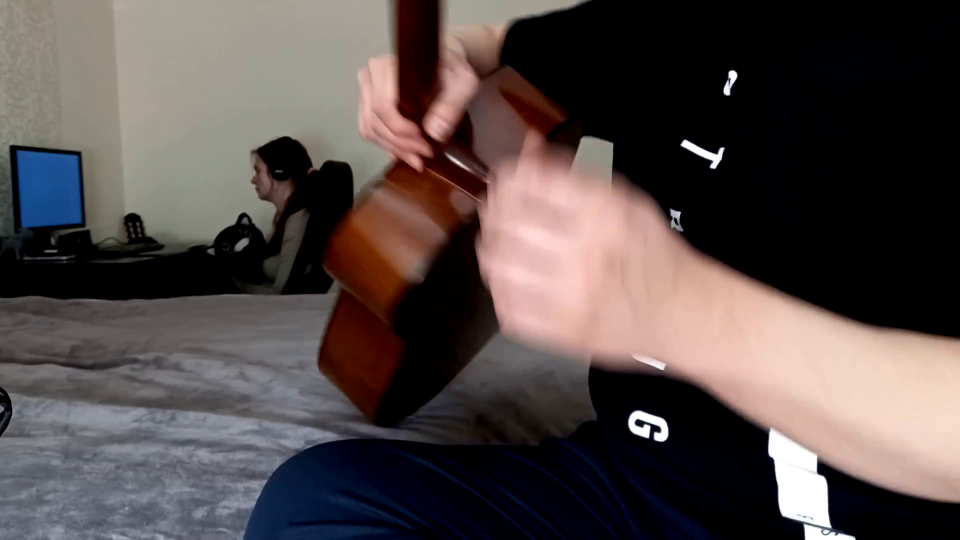
#> input picture frame 13 of video.mp4, 1920 x 1080 px (shown at 1/2 size)
$ python video_compression.py
#> lines starting #> are read from the running program, lines starting #| are printed output that depends on the picture
#> in main, frame is the input picture: shape (1080, 1920, 3); mean B, G, R 73, 74.3, 84.4
### utils.py
import numpy as np
import cv2

def rgb2ycbcr(im_rgb):
    im_rgb = im_rgb.astype(np.float32)
    im_ycrcb = cv2.cvtColor(im_rgb, cv2.COLOR_RGB2YCR_CB)
#> im_ycrcb: shape (1080, 1920, 3) float32; mean of channels 0, 1, 2 74.8, -1, 5.7
    im_ycbcr = im_ycrcb[:, :, (0, 2, 1)].astype(np.float32)
#> im_ycbcr: shape (1080, 1920, 3) float32; mean of channels 0, 1, 2 75.1, 5.8, -1
    im_ycbcr[:, :, 0] = (im_ycbcr[:, :, 0]*(235-16)+16) / 255.0
#> im_ycbcr: shape (1080, 1920, 3) float32; mean of channels 0, 1, 2 64.5, 5.8, -1
    im_ycbcr[:, :, 1:] = (im_ycbcr[:, :, 1:]*(240-16)+16) / 255.0
#> im_ycbcr: shape (1080, 1920, 3) float32; mean of channels 0, 1, 2 64.5, 5.1, -0.8
    return im_ycbcr


def ycbcr2rgb(im_ycbcr):
    im_ycbcr = im_ycbcr.astype(np.float32)
    im_ycbcr[:, :, 0] = (im_ycbcr[:, :, 0]*255.0-16)/(235-16)
    im_ycbcr[:, :, 1:] = (im_ycbcr[:, :, 1:]*255.0-16)/(240-16)
    im_ycrcb = im_ycbcr[:, :, (0, 2, 1)].astype(np.float32)
    im_rgb = cv2.cvtColor(im_ycrcb, cv2.COLOR_YCR_CB2RGB)
    return im_rgb

# [24 lines left out: functions runLengthEncoding, runLengthDecoding, not called in this run]

### MJPEG.py
import numpy as np
import scipy.fftpack as fftpack
import zlib
import cv2

from utils import *

class jpeg:

    def __init__(self, im,quants):
        self.image = im
        self.quants = quants
        super().__init__()

    def encode_quant(self,quant):
        return (self.enc / quant).astype(np.int8)

    def decode_quant(self,quant):
        return (self.encq * quant).astype(float)

    def encode_dct(self,bx, by):
        new_shape = (
            self.image.shape[0] // bx * bx,
            self.image.shape[1] // by * by,
            3)
        new = self.image[
            :new_shape[0],
            :new_shape[1]
        ].reshape((
            new_shape[0] // bx, bx,
            new_shape[1] // by, by,
            3))
        return fftpack.dctn(new, axes=[1, 3], norm='ortho')


    def decode_dct(self, bx, by):
        return fftpack.idctn(self.decq, axes=[1, 3], norm='ortho').reshape((
                                self.decq.shape[0]*bx,
                                self.decq.shape[2]*by,
                                3))

    def encode_zip(self):
        return zlib.compress(self.encq.astype(np.int8).tobytes())


    def decode_zip(self):
        return np.frombuffer(zlib.decompress(self.encz), dtype=np.int8).astype(float).reshape(self.encq.shape)


    def intiate(self,bx,by):
        QUANTIZATION_MAT = (np.array([[16,11,10,16,24,40,51,61],
                                     [12,12,14,19,26,58,60,55],
                                     [14,13,16,24,40,57,69,56],
                                     [14,17,22,29,51,87,80,62],
                                     [18,22,37,56,68,109,103,77],
                                     [24,35,55,64,81,104,113,92],
                                     [49,64,78,87,103,121,120,101],
                                     [72,92,95,98,112,100,103,99]]).reshape((1, bx, 1, by, 1)))

        self.enc = self.encode_dct(bx, by)
        self.encq = self.encode_quant(QUANTIZATION_MAT)
        self.encz = self.encode_zip()
        self.decz = self.decode_zip()
        self.decq = self.decode_quant(QUANTIZATION_MAT)
        self.dec = self.decode_dct(bx, by)
        img_bgr = ycbcr2rgb(self.dec)
        return img_bgr.astype(np.uint8)

### video_compression.py
import cv2 as cv
import MJPEG
from utils import *

video_name = 'video'
video_format = ('.mp4', '.avi', '.mjpeg')
compression_video_name = 'compressed_video'

def compress(frame):
    Ycr = rgb2ycbcr(frame)
    quant_size = 5
    block_size = 8
    quants = [quant_size]
    blocks = [(block_size,block_size)]
    obj = MJPEG.jpeg(Ycr, quants)
    for bx, by in blocks:
        return obj.intiate(bx,by)
#> this loop made 1 pass
#> pass 1, in intiate, `self.dec = self.decode_dct(bx, by)`:
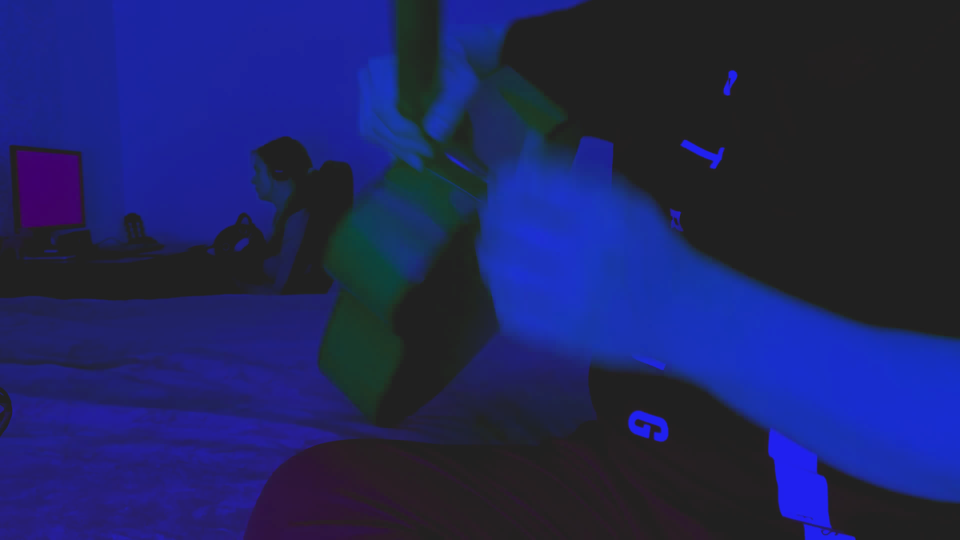
#> self.dec: shape (1080, 1920, 3) float64 (shown at 1/2 size); mean of channels 0, 1, 2 63.7, 4.7, -0.8; drawn with min black and max white
#> pass 1, in ycbcr2rgb, `im_ycrcb = im_ycbcr[:, :, (0, 2, 1)].astype(np.float32)`:
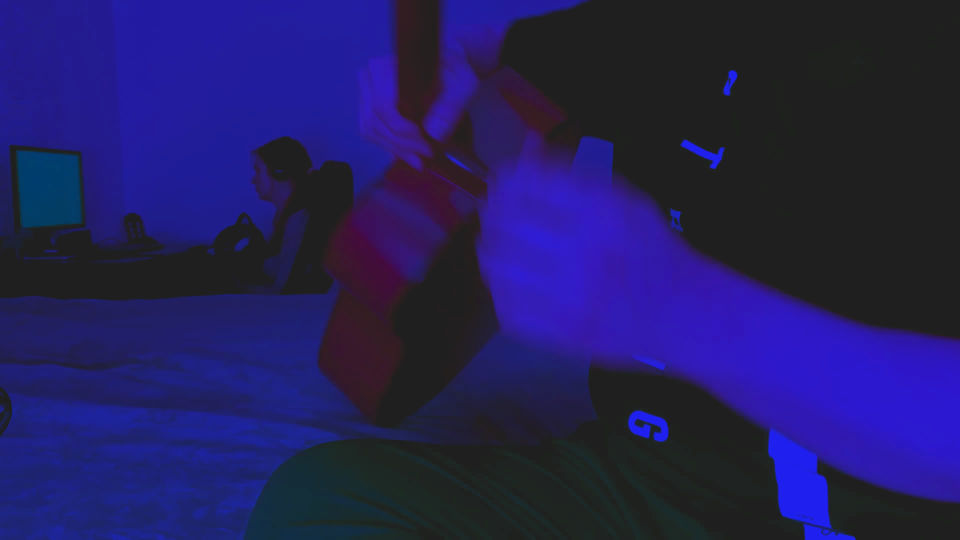
#> im_ycrcb: shape (1080, 1920, 3) float32 (shown at 1/2 size); mean of channels 0, 1, 2 74.2, -0.9, 5.2; drawn with min black and max white
#> pass 1, in ycbcr2rgb, `im_rgb = cv2.cvtColor(im_ycrcb, cv2.COLOR_YCR_CB2RGB)`:
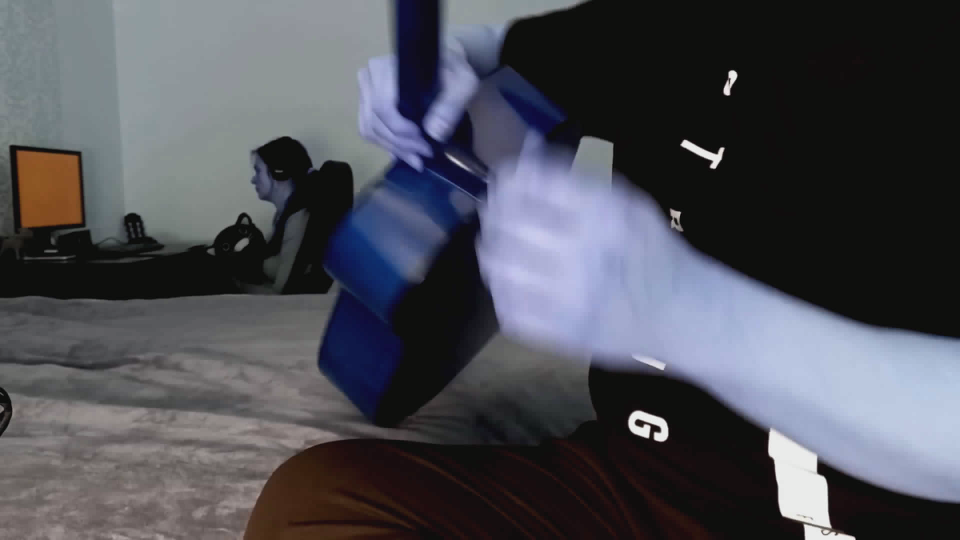
#> im_rgb: shape (1080, 1920, 3) float32 (shown at 1/2 size); mean R, G, B 72.2, 73.5, 82.6; drawn with min black and max white


def main():
    video_input = cv.VideoCapture(video_name + video_format[0])

    fps = int(video_input.get(cv.CAP_PROP_FPS))
    width = int(video_input.get(cv.CAP_PROP_FRAME_WIDTH))
    height = int(video_input.get(cv.CAP_PROP_FRAME_HEIGHT))
    fourcc = cv.VideoWriter_fourcc(*'mp4v')

    video_output = cv.VideoWriter(f"{compression_video_name+video_format[0]}", fourcc, fps, (width,  height))

    if(video_input.isOpened() is False):
        print('Video is not opened')
        return

    while(video_input.isOpened() is True):
        ret, frame = video_input.read()
        if(ret is False):
            break

        compressed_img = compress(frame)
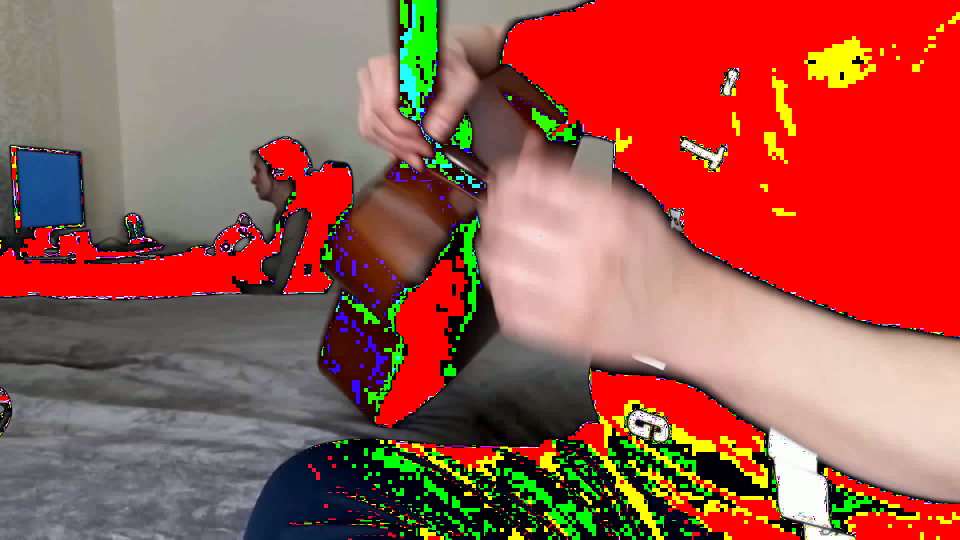
#> compressed_img: shape (1080, 1920, 3) (shown at 1/2 size); mean B, G, R 74.7, 86.5, 158.8
        video_output.write(compressed_img)

    video_output.release()
    video_input.release()


if __name__ == '__main__':
    main()

$ run again, starting later in the video
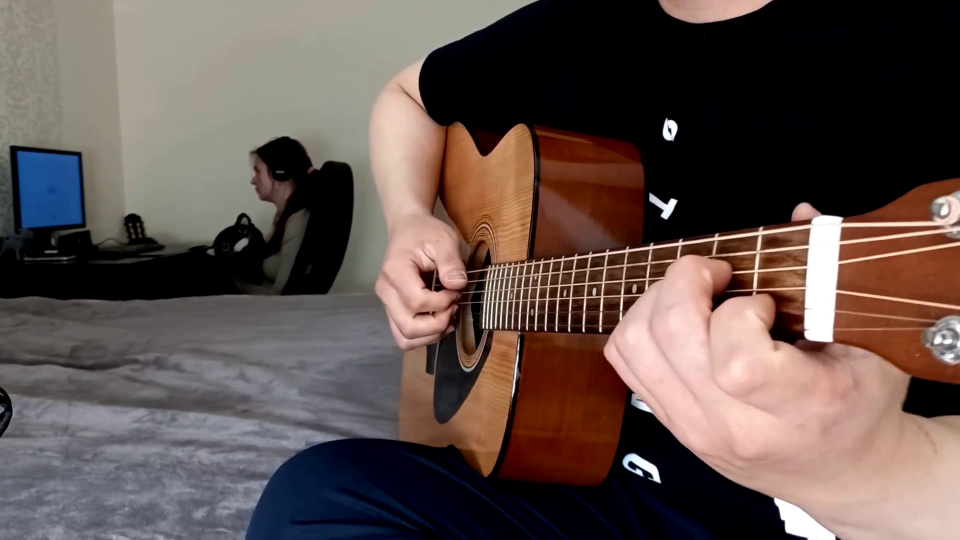
#> input picture frame 59 of video.mp4, 1920 x 1080 px (shown at 1/2 size)
#> in main, frame is the input picture: shape (1080, 1920, 3); mean B, G, R 77.5, 82.1, 97.4
#> the loop in compress, `for bx, by in blocks:` made 1 pass
#> pass 1, in ycbcr2rgb, `im_rgb = cv2.cvtColor(im_ycrcb, cv2.COLOR_YCR_CB2RGB)`:
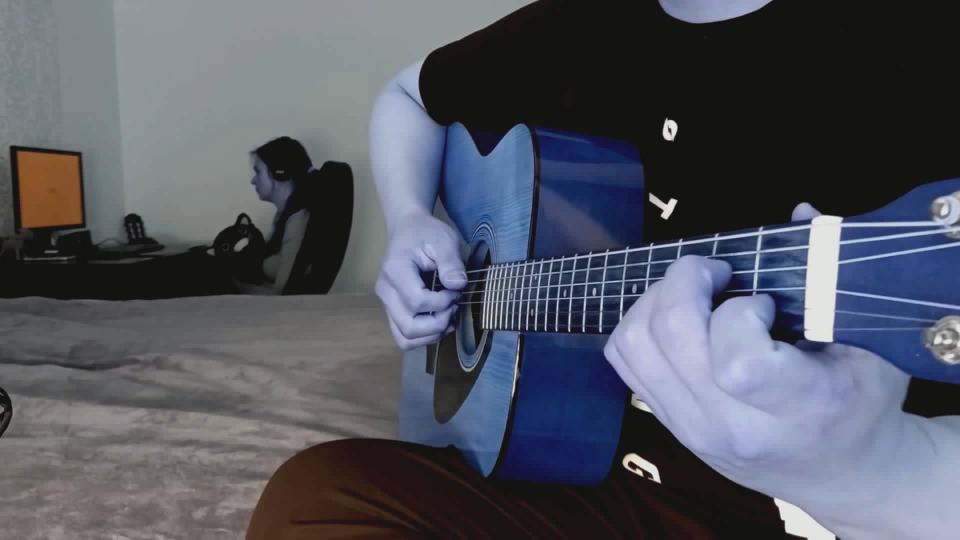
#> im_rgb: shape (1080, 1920, 3) float32 (shown at 1/2 size); mean R, G, B 76.9, 81.1, 95.4; drawn with min black and max white
#> in main, `compressed_img = compress(frame)`:
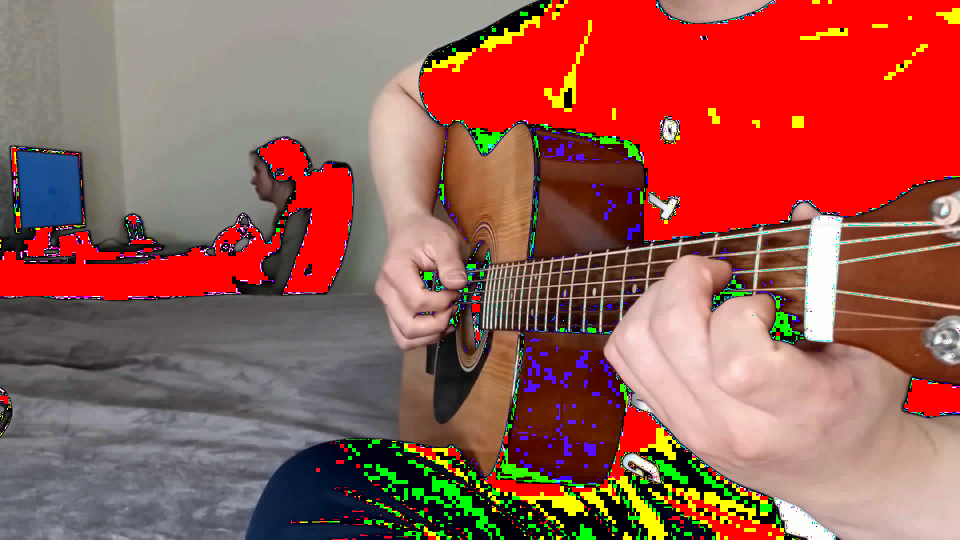
#> compressed_img: shape (1080, 1920, 3) (shown at 1/2 size); mean B, G, R 79.8, 89.7, 154.3

$ run again, starting later in the video
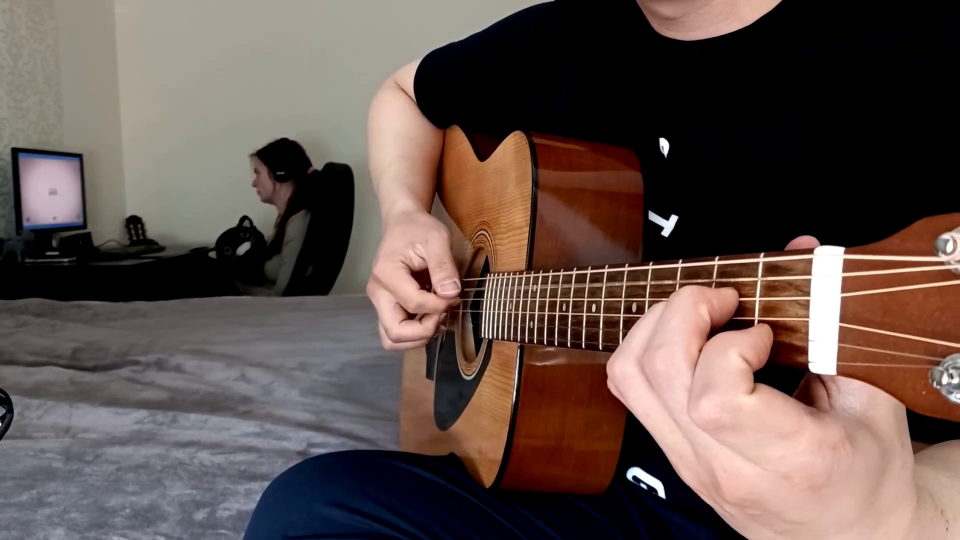
#> input picture frame 105 of video.mp4, 1920 x 1080 px (shown at 1/2 size)
#> in main, frame is the input picture: shape (1080, 1920, 3); mean B, G, R 76.3, 81.7, 98.1
#> the loop in compress, `for bx, by in blocks:` made 1 pass
#> pass 1, in ycbcr2rgb, `im_ycrcb = im_ycbcr[:, :, (0, 2, 1)].astype(np.float32)`:
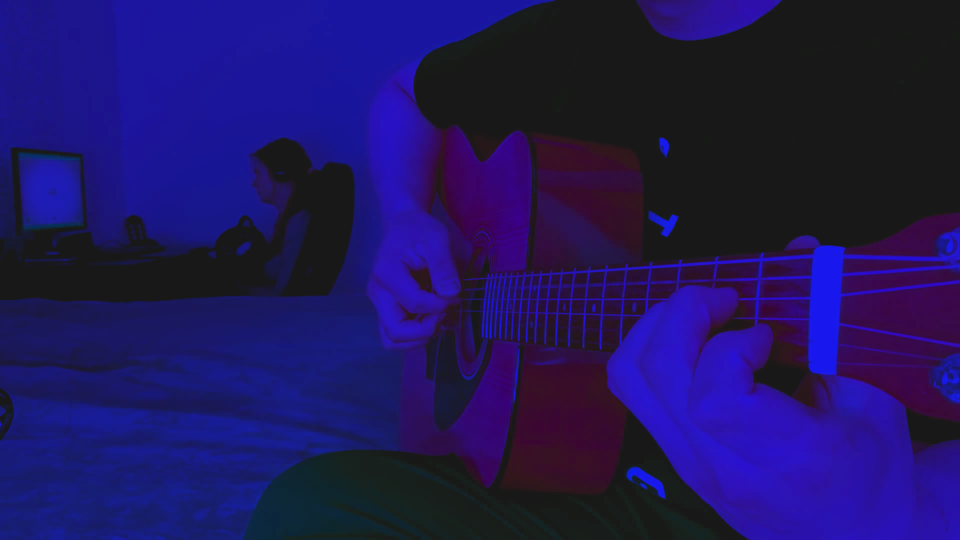
#> im_ycrcb: shape (1080, 1920, 3) float32 (shown at 1/2 size); mean of channels 0, 1, 2 81.1, -3.3, 8.9; drawn with min black and max white
#> in main, `compressed_img = compress(frame)`:
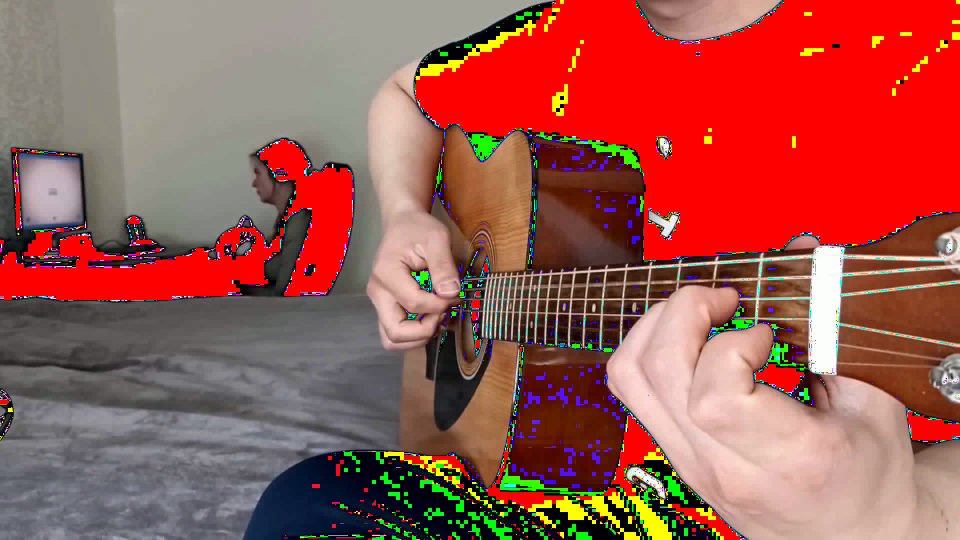
#> compressed_img: shape (1080, 1920, 3) (shown at 1/2 size); mean B, G, R 78.7, 87.4, 157.4
